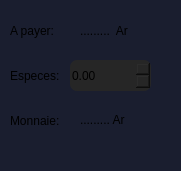
     <widget class="QFrame" name="frame_7">
      <property name="geometry">
       <rect>
        <x>290</x>
        <y>350</y>
        <width>181</width>
        <height>171</height>
       </rect>
      </property>
      <property name="cursor">
       <cursorShape>PointingHandCursor</cursorShape>
      </property>
      <property name="styleSheet">
       <string notr="true">background-color: rgb(26, 30, 47);
border-radius:15px;</string>
      </property>
      <property name="frameShape">
       <enum>QFrame::Shape::StyledPanel</enum>
      </property>
      <property name="frameShadow">
       <enum>QFrame::Shadow::Raised</enum>
      </property>
      <widget class="QLabel" name="label_41">
       <property name="geometry">
        <rect>
         <x>10</x>
         <y>50</y>
         <width>61</width>
         <height>51</height>
        </rect>
       </property>
       <property name="styleSheet">
        <string notr="true">background-color: rgb(26, 30, 47);</string>
       </property>
       <property name="text">
        <string>Especes:</string>
       </property>
      </widget>
      <widget class="QLabel" name="label_44">
       <property name="geometry">
        <rect>
         <x>10</x>
         <y>10</y>
         <width>61</width>
         <height>41</height>
        </rect>
       </property>
       <property name="styleSheet">
        <string notr="true">background-color: rgb(26, 30, 47);</string>
       </property>
       <property name="text">
        <string>A payer:</string>
       </property>
      </widget>
      <widget class="QLabel" name="labelAPayer">
       <property name="geometry">
        <rect>
         <x>80</x>
         <y>20</y>
         <width>71</width>
         <height>21</height>
        </rect>
       </property>
       <property name="cursor">
        <cursorShape>PointingHandCursor</cursorShape>
       </property>
       <property name="text">
        <string>.........  Ar</string>
       </property>
      </widget>
      <widget class="QLabel" name="label_45">
       <property name="geometry">
        <rect>
         <x>10</x>
         <y>100</y>
         <width>61</width>
         <height>41</height>
        </rect>
       </property>
       <property name="styleSheet">
        <string notr="true">background-color: rgb(26, 30, 47);</string>
       </property>
       <property name="text">
        <string>Monnaie:</string>
       </property>
      </widget>
      <widget class="QLabel" name="labelMonnaie">
       <property name="geometry">
        <rect>
         <x>80</x>
         <y>110</y>
         <width>71</width>
         <height>20</height>
        </rect>
       </property>
       <property name="text">
        <string>......... Ar</string>
       </property>
      </widget>
      <widget class="QDoubleSpinBox" name="doubleSpinBoxEspeces">
       <property name="geometry">
        <rect>
         <x>70</x>
         <y>60</y>
         <width>81</width>
         <height>31</height>
        </rect>
       </property>
       <property name="styleSheet">
        <string notr="true">background-color: rgb(38, 38, 38);
border-radius:7px;
</string>
       </property>
       <property name="maximum">
        <double>400000.000000000000000</double>
       </property>
      </widget>
     </widget>
